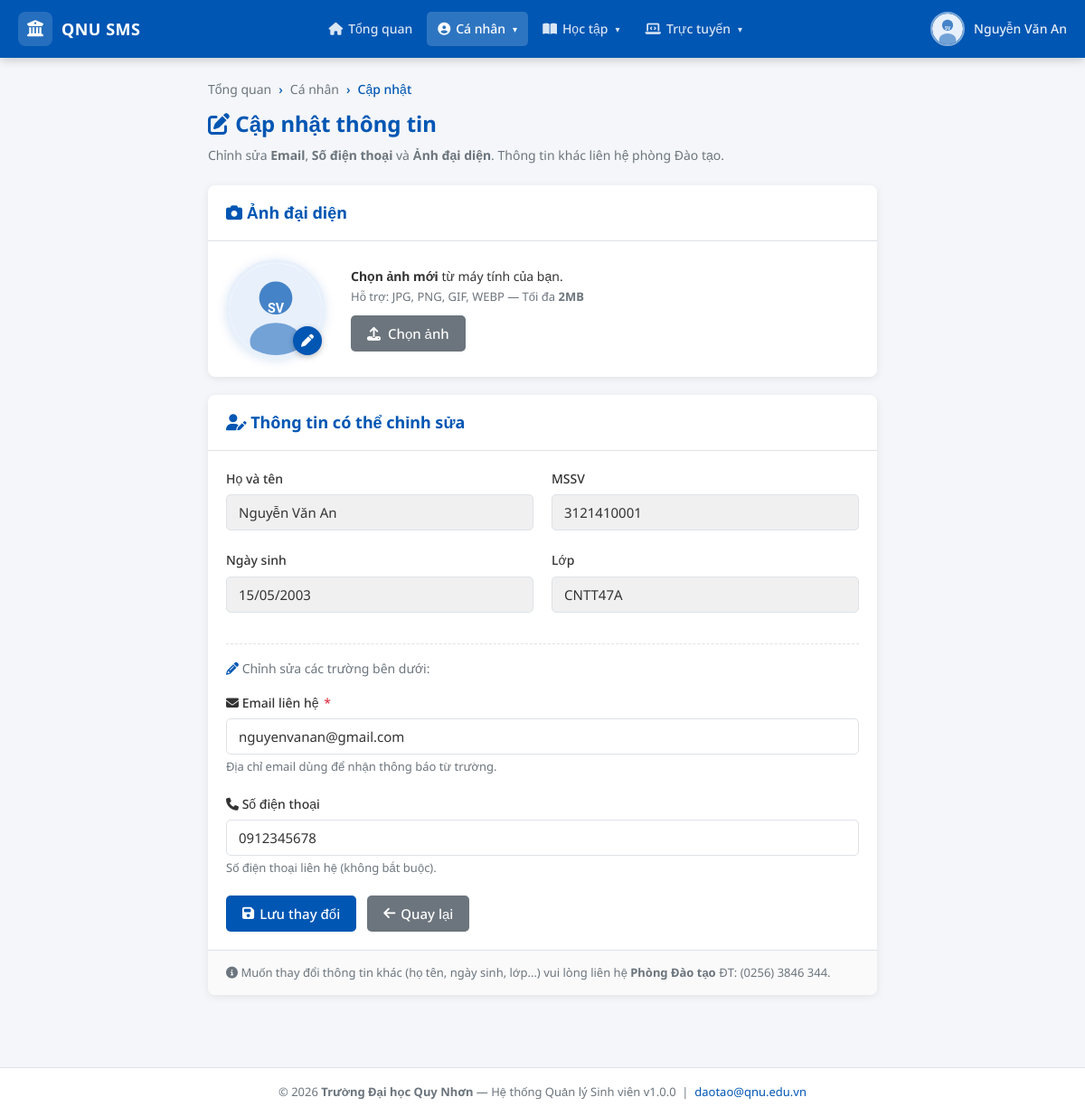
Screenshot of /student/ca_nhan/cap_nhat.php (signed in) with the database file from the repository.
### tables this page shows
CREATE TABLE IF NOT EXISTS `sinh_vien` (
  `id` INT AUTO_INCREMENT PRIMARY KEY,
  `user_id` INT NOT NULL,
  `ma_sv` VARCHAR(20) NOT NULL UNIQUE,
  `ho_ten` VARCHAR(100) NOT NULL,
  `ngay_sinh` DATE,
  `gioi_tinh` ENUM('Nam','Nữ','Khác') DEFAULT 'Nam',
  `dia_chi` TEXT,
  `email` VARCHAR(100),
  `so_dien_thoai` VARCHAR(15),
  `nganh` VARCHAR(100),
  `khoa` VARCHAR(100),
  `lop` VARCHAR(50),
  `nien_khoa` VARCHAR(20),
  `trang_thai` ENUM('Đang học','Tạm dừng','Tốt nghiệp','Thôi học') DEFAULT 'Đang học',
  `anh_dai_dien` VARCHAR(255) DEFAULT NULL,
  FOREIGN KEY (`user_id`) REFERENCES `users`(`id`) ON DELETE CASCADE
);

### includes/session.php (called while the page is built, shortened)
<?php
function getCurrentStudent(): ?array {
    $db = getDB();
    $uid = (int)$_SESSION['user_id'];
    $sql = "SELECT sv.*, u.username FROM sinh_vien sv
            JOIN users u ON u.id = sv.user_id
            WHERE sv.user_id = ?";
    $stmt = $db->prepare($sql);
    $stmt->bind_param('i', $uid);
    $stmt->execute();
    $result = $stmt->get_result();
    return $result->fetch_assoc() ?: null;
}
function e(string $str): string {
    return htmlspecialchars($str, ENT_QUOTES, 'UTF-8');
}
?>

### student/ca_nhan/cap_nhat.php (the view, shortened to what this page needs)
<?php
require_once ROOT . '/includes/session.php';
$sv = getCurrentStudent();
$errors  = [];
$avatar_url = (!empty($sv['anh_dai_dien']))
    ? BASE_URL . '/uploads/' . e($sv['anh_dai_dien'])
    : BASE_URL . '/assets/img/default-avatar.svg';
$active_menu = 'ca_nhan';
require_once ROOT . '/includes/header.php';
?>
<?php require_once ROOT . '/includes/navbar_student.php'; ?>
<div class="student-wrapper">
  <div class="student-container" style="max-width:780px">
    <div class="page-title fade-in">
      <div class="breadcrumb">
        <a href="<?= BASE_URL ?>/student/dashboard.php">Tổng quan</a>
        <span>›</span>
        <a href="<?= BASE_URL ?>/student/ca_nhan/thong_tin.php">Cá nhân</a>
        <span>›</span><span>Cập nhật</span>
      </div>
      <h1><i class="fas fa-edit"></i> Cập nhật thông tin</h1>
      <p>Chỉnh sửa <strong>Email</strong>, <strong>Số điện thoại</strong> và <strong>Ảnh đại diện</strong>. Thông tin khác liên hệ phòng Đào tạo.</p>
    </div>
    <form action="" method="POST" enctype="multipart/form-data" id="updateForm" novalidate>
      <div class="card fade-in" style="margin-bottom:20px">
        <div class="card-header">
          <h3><i class="fas fa-camera"></i> Ảnh đại diện</h3>
        </div>
        <div class="card-body">
          <div style="display:flex;align-items:center;gap:28px;flex-wrap:wrap">
            <div style="position:relative;flex-shrink:0">
              <img id="avatarPreview" src="<?= $avatar_url ?>" alt="Ảnh đại diện"
                   style="width:110px;height:110px;border-radius:50%;object-fit:cover;
                          border:4px solid var(--primary-light);box-shadow:0 2px 12px rgba(0,86,179,.15)">
              <label for="avatar"
                     style="position:absolute;bottom:4px;right:4px;
                            width:32px;height:32px;border-radius:50%;
                            background:var(--primary);color:#fff;
                            display:flex;align-items:center;justify-content:center;
                            cursor:pointer;font-size:14px;
                            box-shadow:0 2px 6px rgba(0,0,0,.25);
                            transition:background .2s"
                     title="Chọn ảnh mới"
                     onmouseover="this.style.background='#004a9e'"
                     onmouseout="this.style.background='var(--primary)'">
                <i class="fas fa-pen"></i>
              </label>
            </div>
            <div style="flex:1;min-width:200px">
              <p style="font-size:14px;color:var(--text);margin-bottom:10px">
                <strong>Chọn ảnh mới</strong> từ máy tính của bạn.<br>
                <span style="font-size:13px;color:var(--text-muted)">
                  Hỗ trợ: JPG, PNG, GIF, WEBP &mdash; Tối đa <strong>2MB</strong>
                </span>
              </p>
              <label for="avatar" class="btn btn-secondary" style="cursor:pointer;display:inline-flex;align-items:center;gap:8px">
                <i class="fas fa-upload"></i> Chọn ảnh
              </label>
            </div>
          </div>
        </div>
      </div>
      <div class="card fade-in">
        <div class="card-header">
          <h3><i class="fas fa-user-edit"></i> Thông tin có thể chỉnh sửa</h3>
        </div>
        <div class="card-body">
          <div class="form-row" style="margin-bottom:4px">
            <div class="form-group">
              <label>Họ và tên</label>
              <input type="text" class="form-control" value="<?= e($sv['ho_ten']) ?>" disabled>
            </div>
            <div class="form-group">
              <label>MSSV</label>
              <input type="text" class="form-control" value="<?= e($sv['ma_sv']) ?>" disabled>
            </div>
          </div>
          <div class="form-row" style="margin-bottom:4px">
            <div class="form-group">
              <label>Ngày sinh</label>
              <input type="text" class="form-control"
                     value="<?= $sv['ngay_sinh'] ? date('d/m/Y', strtotime($sv['ngay_sinh'])) : '' ?>" disabled>
            </div>
            <div class="form-group">
              <label>Lớp</label>
              <input type="text" class="form-control" value="<?= e($sv['lop']) ?>" disabled>
            </div>
          </div>
          <hr style="border:none;border-top:1px dashed var(--border);margin:16px 0">
          <p class="text-muted mb-16" style="font-size:14px">
            <i class="fas fa-pencil-alt" style="color:var(--primary)"></i> Chỉnh sửa các trường bên dưới:
          </p>
          <div class="form-group">
            <label for="email">
              <i class="fas fa-envelope"></i> Email liên hệ <span class="required">*</span>
            </label>
            <input type="email" id="email" name="email"
                   class="form-control <?= isset($errors['email']) ? 'is-invalid' : '' ?>"
                   value="<?= e($sv['email'] ?? '') ?>"
                   placeholder="example@gmail.com"
                   autocomplete="email">
            <?php if (isset($errors['email'])): ?>
              <span class="form-error" style="display:block"><?= e($errors['email']) ?></span>
            <?php else: ?>
              <span class="form-hint">Địa chỉ email dùng để nhận thông báo từ trường.</span>
            <?php endif; ?>
          </div>
          <div class="form-group">
            <label for="so_dien_thoai">
              <i class="fas fa-phone"></i> Số điện thoại
            </label>
            <input type="tel" id="so_dien_thoai" name="so_dien_thoai"
                   class="form-control <?= isset($errors['sdt']) ? 'is-invalid' : '' ?>"
                   value="<?= e($sv['so_dien_thoai'] ?? '') ?>"
                   placeholder="0912 345 678"
                   autocomplete="tel">
            <?php if (isset($errors['sdt'])): ?>
              <span class="form-error" style="display:block"><?= e($errors['sdt']) ?></span>
            <?php else: ?>
              <span class="form-hint">Số điện thoại liên hệ (không bắt buộc).</span>
            <?php endif; ?>
          </div>
          <div style="display:flex;gap:12px;margin-top:8px">
            <button type="submit" class="btn btn-primary" id="btnSave">
              <i class="fas fa-save"></i> Lưu thay đổi
            </button>
            <a href="<?= BASE_URL ?>/student/ca_nhan/thong_tin.php" class="btn btn-secondary">
              <i class="fas fa-arrow-left"></i> Quay lại
            </a>
          </div>
        </div>
        <div class="card-footer">
          <p class="text-muted" style="font-size:13px">
            <i class="fas fa-info-circle"></i>
            Muốn thay đổi thông tin khác (họ tên, ngày sinh, lớp...) vui lòng liên hệ
            <strong>Phòng Đào tạo</strong> ĐT: (0256) 3846 344.
          </p>
        </div>
      </div>
    </form>
  </div>
</div>
<?php require_once ROOT . '/includes/footer.php'; ?>

### includes/navbar_student.php (shortened to what this page needs)
<?php
$_base = BASE_URL;
$_name = isset($sv) ? e($sv['ho_ten']) : 'Sinh viên';
$_avatar = (isset($sv) && !empty($sv['anh_dai_dien']))
         ? $_base . '/uploads/' . e($sv['anh_dai_dien'])
         : $_base . '/assets/img/default-avatar.svg';
$_menu = $active_menu ?? '';
?>
<nav class="student-navbar" role="navigation" aria-label="Main navigation">
  <div class="navbar-inner">
    <a href="<?= $_base ?>/student/dashboard.php" class="navbar-brand" aria-label="QNU SMS - Trang chủ">
      <div class="logo-icon"><i class="fas fa-university"></i></div>
      <span>QNU SMS</span>
    </a>
    <ul class="navbar-nav" id="navMenu" role="menubar">
      <li class="nav-item" role="none">
        <a href="<?= $_base ?>/student/dashboard.php"
           class="nav-link <?= $_menu === 'dashboard' ? 'active' : '' ?>"
           role="menuitem">
          <i class="fas fa-home"></i> Tổng quan
        </a>
      </li>
      <li class="nav-item dropdown" role="none">
        <a href="#" class="nav-link <?= $_menu === 'ca_nhan' ? 'active' : '' ?>" role="menuitem" aria-haspopup="true">
          <i class="fas fa-user-circle"></i> Cá nhân <span class="arrow">▾</span>
        </a>
      </li>
      <li class="nav-item dropdown" role="none">
        <a href="#" class="nav-link <?= $_menu === 'hoc_tap' ? 'active' : '' ?>" role="menuitem" aria-haspopup="true">
          <i class="fas fa-book-open"></i> Học tập <span class="arrow">▾</span>
        </a>
      </li>
      <li class="nav-item dropdown" role="none">
        <a href="#" class="nav-link <?= $_menu === 'truc_tuyen' ? 'active' : '' ?>" role="menuitem" aria-haspopup="true">
          <i class="fas fa-laptop-code"></i> Trực tuyến <span class="arrow">▾</span>
        </a>
      </li>
    </ul>
    <div class="navbar-user" id="userMenu">
      <img src="<?= $_avatar ?>" alt="Avatar" class="user-avatar" id="userAvatarToggle">
      <span class="user-name"><?= $_name ?></span>
    </div>
  </div>
</nav>

### assets/css/style.css (style rules this page uses)
:root { --primary: #0056B3; --primary-dark: #003d80; --primary-light: #e8f0fb; --bg: #F4F6F9; --white: #FFFFFF; --text: #333333; --text-muted: #6C757D; --success: #28A745; --danger: #DC3545; --warning: #FFC107; --info: #17A2B8; --border: #dee2e6; --shadow: 0 2px 8px rgba(0,0,0,.08); --shadow-md: 0 4px 16px rgba(0,0,0,.12); --radius: 8px; --radius-sm: 5px; --sidebar-w: 250px; --header-h: 64px; --transition: .1s ease; --font-sans: 'Noto Sans', 'Roboto', Arial, 'Helvetica Neue', sans-serif; }
*, *::before, *::after { box-sizing: border-box; margin: 0; padding: 0; }
html { scroll-behavior: smooth; }
body { font-family: var(--font-sans); font-size: 16px; color: var(--text); background: var(--bg); line-height: 1.6; text-rendering: optimizeLegibility; -webkit-font-smoothing: antialiased; -moz-osx-font-smoothing: grayscale; }
a { color: var(--primary); text-decoration: none; transition: color var(--transition); }
img { max-width: 100%; display: block; }
ul { list-style: none; }
h1 { font-size: 26px; font-weight: 700; }
h3 { font-size: 18px; font-weight: 700; }
.text-muted { color: var(--text-muted); font-size: 14px; }
.btn { display: inline-flex; align-items: center; gap: 6px; padding: 8px 18px; font-size: 15px; font-family: var(--font-sans); font-weight: 500; border-radius: var(--radius-sm); border: none; cursor: pointer; transition: background var(--transition), transform .1s, box-shadow var(--transition); white-space: nowrap; }
.btn-primary { background: var(--primary); color: #fff; }
.btn-secondary { background: #6C757D; color: #fff; }
.card { background: var(--white); border-radius: var(--radius); box-shadow: var(--shadow); overflow: hidden; }
.card-header { padding: 16px 20px; border-bottom: 1px solid var(--border); display: flex; align-items: center; justify-content: space-between; gap: 12px; }
.card-header h2, .card-header h3 { margin: 0; color: var(--primary); }
.card-body { padding: 20px; }
.card-footer { padding: 14px 20px; border-top: 1px solid var(--border); background: #fafafa; }
.form-group { margin-bottom: 18px; }
.form-group label { display: block; font-size: 14px; font-weight: 500; margin-bottom: 6px; color: var(--text); }
.form-group label .required { color: var(--danger); margin-left: 2px; }
.form-control { width: 100%; padding: 9px 13px; font-size: 15px; font-family: var(--font-sans); color: var(--text); background: var(--white); border: 1.5px solid var(--border); border-radius: var(--radius-sm); transition: border-color var(--transition), box-shadow var(--transition); outline: none; }
.form-control:disabled { background: #f0f0f0; cursor: not-allowed; }
.form-control::placeholder { color: var(--text-muted); }
.form-row { display: grid; grid-template-columns: repeat(auto-fit, minmax(220px, 1fr)); gap: 0 20px; }
.form-hint { font-size: 13px; color: var(--text-muted); margin-top: 4px; }
.page-title { margin-bottom: 22px; }
.page-title h1 { color: var(--primary); font-size: 24px; margin-bottom: 4px; }
.page-title p { color: var(--text-muted); font-size: 14px; }
.page-title .breadcrumb { display: flex; gap: 8px; font-size: 14px; color: var(--text-muted); margin-bottom: 8px; }
.page-title .breadcrumb a { color: var(--text-muted); }
.page-title .breadcrumb span { color: var(--primary); font-weight: 500; }
.mb-16 { margin-bottom: 16px; }
.fade-in { animation: fadeIn .12s cubic-bezier(0.34, 1.56, 0.64, 1); }

### rows the page displays
sinh_vien: ho_ten "Nguyễn Văn An", ma_sv "3121410001", ngay_sinh "15/05/2003", lop "CNTT47A", email "nguyenvanan@gmail.com", so_dien_thoai "0912345678"

### other values shown
APP_VERSION "1.0.0"
